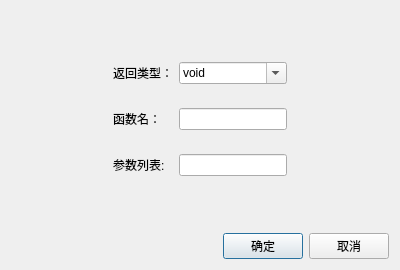
<?xml version="1.0" encoding="UTF-8"?>
<ui version="4.0">
 <class>CFunctionDialog</class>
 <widget class="QDialog" name="CFunctionDialog">
  <property name="geometry">
   <rect>
    <x>0</x>
    <y>0</y>
    <width>400</width>
    <height>270</height>
   </rect>
  </property>
  <property name="sizePolicy">
   <sizepolicy hsizetype="Fixed" vsizetype="Fixed">
    <horstretch>0</horstretch>
    <verstretch>0</verstretch>
   </sizepolicy>
  </property>
  <property name="windowTitle">
   <string>函数信息</string>
  </property>
  <layout class="QVBoxLayout" name="verticalLayout_2">
   <item>
    <layout class="QGridLayout" name="gridLayout_2">
     <item row="0" column="1">
      <spacer name="verticalSpacer_2">
       <property name="orientation">
        <enum>Qt::Vertical</enum>
       </property>
       <property name="sizeHint" stdset="0">
        <size>
         <width>20</width>
         <height>38</height>
        </size>
       </property>
      </spacer>
     </item>
     <item row="1" column="0">
      <spacer name="horizontalSpacer_2">
       <property name="orientation">
        <enum>Qt::Horizontal</enum>
       </property>
       <property name="sizeHint" stdset="0">
        <size>
         <width>55</width>
         <height>20</height>
        </size>
       </property>
      </spacer>
     </item>
     <item row="1" column="1">
      <layout class="QGridLayout" name="gridLayout">
       <item row="4" column="1">
        <layout class="QVBoxLayout" name="vl_args">
         <item>
          <widget class="QLineEdit" name="le_args"/>
         </item>
        </layout>
       </item>
       <item row="0" column="0">
        <widget class="QLabel" name="label">
         <property name="text">
          <string>返回类型：</string>
         </property>
        </widget>
       </item>
       <item row="1" column="1">
        <spacer name="verticalSpacer_5">
         <property name="orientation">
          <enum>Qt::Vertical</enum>
         </property>
         <property name="sizeHint" stdset="0">
          <size>
           <width>20</width>
           <height>18</height>
          </size>
         </property>
        </spacer>
       </item>
       <item row="2" column="0">
        <widget class="QLabel" name="label_2">
         <property name="text">
          <string>函数名：</string>
         </property>
        </widget>
       </item>
       <item row="0" column="1">
        <widget class="QComboBox" name="cb_retType">
         <property name="editable">
          <bool>true</bool>
         </property>
         <item>
          <property name="text">
           <string>void</string>
          </property>
         </item>
         <item>
          <property name="text">
           <string>int</string>
          </property>
         </item>
         <item>
          <property name="text">
           <string>char</string>
          </property>
         </item>
         <item>
          <property name="text">
           <string>double</string>
          </property>
         </item>
         <item>
          <property name="text">
           <string>long long</string>
          </property>
         </item>
        </widget>
       </item>
       <item row="3" column="1">
        <spacer name="verticalSpacer_6">
         <property name="orientation">
          <enum>Qt::Vertical</enum>
         </property>
         <property name="sizeHint" stdset="0">
          <size>
           <width>20</width>
           <height>18</height>
          </size>
         </property>
        </spacer>
       </item>
       <item row="4" column="0">
        <widget class="QLabel" name="label_3">
         <property name="text">
          <string>参数列表:</string>
         </property>
        </widget>
       </item>
       <item row="2" column="1">
        <widget class="QLineEdit" name="le_funcName"/>
       </item>
      </layout>
     </item>
     <item row="1" column="2">
      <spacer name="horizontalSpacer_3">
       <property name="orientation">
        <enum>Qt::Horizontal</enum>
       </property>
       <property name="sizeHint" stdset="0">
        <size>
         <width>55</width>
         <height>20</height>
        </size>
       </property>
      </spacer>
     </item>
     <item row="2" column="1">
      <spacer name="verticalSpacer_3">
       <property name="orientation">
        <enum>Qt::Vertical</enum>
       </property>
       <property name="sizeHint" stdset="0">
        <size>
         <width>20</width>
         <height>38</height>
        </size>
       </property>
      </spacer>
     </item>
    </layout>
   </item>
   <item>
    <layout class="QHBoxLayout" name="horizontalLayout">
     <item>
      <spacer name="horizontalSpacer">
       <property name="orientation">
        <enum>Qt::Horizontal</enum>
       </property>
       <property name="sizeHint" stdset="0">
        <size>
         <width>40</width>
         <height>20</height>
        </size>
       </property>
      </spacer>
     </item>
     <item>
      <widget class="QPushButton" name="pb_ok">
       <property name="text">
        <string>确定</string>
       </property>
      </widget>
     </item>
     <item>
      <widget class="QPushButton" name="pb_cancel">
       <property name="text">
        <string>取消</string>
       </property>
      </widget>
     </item>
    </layout>
   </item>
  </layout>
 </widget>
 <tabstops>
  <tabstop>cb_retType</tabstop>
  <tabstop>le_funcName</tabstop>
  <tabstop>le_args</tabstop>
  <tabstop>pb_ok</tabstop>
  <tabstop>pb_cancel</tabstop>
 </tabstops>
 <resources/>
 <connections/>
</ui>
